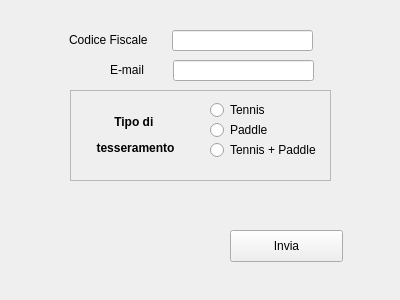
<?xml version="1.0" encoding="UTF-8"?>
<ui version="4.0">
 <class>registrazionesocio</class>
 <widget class="QWidget" name="registrazionesocio">
  <property name="geometry">
   <rect>
    <x>0</x>
    <y>0</y>
    <width>400</width>
    <height>300</height>
   </rect>
  </property>
  <property name="windowTitle">
   <string>Form</string>
  </property>
  <widget class="QLineEdit" name="codicefiscale">
   <property name="geometry">
    <rect>
     <x>172</x>
     <y>30</y>
     <width>141</width>
     <height>21</height>
    </rect>
   </property>
  </widget>
  <widget class="QLabel" name="label">
   <property name="geometry">
    <rect>
     <x>69</x>
     <y>30</y>
     <width>91</width>
     <height>20</height>
    </rect>
   </property>
   <property name="text">
    <string>Codice Fiscale</string>
   </property>
  </widget>
  <widget class="QLabel" name="label_2">
   <property name="geometry">
    <rect>
     <x>110</x>
     <y>60</y>
     <width>41</width>
     <height>20</height>
    </rect>
   </property>
   <property name="text">
    <string>E-mail</string>
   </property>
  </widget>
  <widget class="QLineEdit" name="email">
   <property name="geometry">
    <rect>
     <x>173</x>
     <y>60</y>
     <width>141</width>
     <height>21</height>
    </rect>
   </property>
  </widget>
  <widget class="QRadioButton" name="tennis">
   <property name="geometry">
    <rect>
     <x>210</x>
     <y>100</y>
     <width>100</width>
     <height>20</height>
    </rect>
   </property>
   <property name="text">
    <string>Tennis</string>
   </property>
  </widget>
  <widget class="QRadioButton" name="paddle">
   <property name="geometry">
    <rect>
     <x>210</x>
     <y>120</y>
     <width>100</width>
     <height>20</height>
    </rect>
   </property>
   <property name="text">
    <string>Paddle</string>
   </property>
  </widget>
  <widget class="QRadioButton" name="tennis_paddle">
   <property name="geometry">
    <rect>
     <x>210</x>
     <y>140</y>
     <width>121</width>
     <height>20</height>
    </rect>
   </property>
   <property name="text">
    <string>Tennis + Paddle</string>
   </property>
  </widget>
  <widget class="QFrame" name="frame">
   <property name="geometry">
    <rect>
     <x>70</x>
     <y>90</y>
     <width>261</width>
     <height>91</height>
    </rect>
   </property>
   <property name="frameShape">
    <enum>QFrame::StyledPanel</enum>
   </property>
   <property name="frameShadow">
    <enum>QFrame::Raised</enum>
   </property>
   <widget class="QLabel" name="label_3">
    <property name="geometry">
     <rect>
      <x>20</x>
      <y>20</y>
      <width>91</width>
      <height>51</height>
     </rect>
    </property>
    <property name="text">
     <string>&lt;html&gt;&lt;head/&gt;&lt;body&gt;&lt;p align=&quot;center&quot;&gt;&lt;span style=&quot; font-weight:600;&quot;&gt;Tipo di &lt;/span&gt;&lt;/p&gt;&lt;p align=&quot;center&quot;&gt;&lt;span style=&quot; font-weight:600;&quot;&gt;tesseramento&lt;/span&gt;&lt;/p&gt;&lt;/body&gt;&lt;/html&gt;</string>
    </property>
   </widget>
  </widget>
  <widget class="QPushButton" name="Invia">
   <property name="geometry">
    <rect>
     <x>230</x>
     <y>230</y>
     <width>113</width>
     <height>32</height>
    </rect>
   </property>
   <property name="text">
    <string>Invia</string>
   </property>
  </widget>
  <zorder>frame</zorder>
  <zorder>codicefiscale</zorder>
  <zorder>label</zorder>
  <zorder>label_2</zorder>
  <zorder>email</zorder>
  <zorder>tennis</zorder>
  <zorder>paddle</zorder>
  <zorder>tennis_paddle</zorder>
  <zorder>Invia</zorder>
 </widget>
 <resources/>
 <connections/>
</ui>
